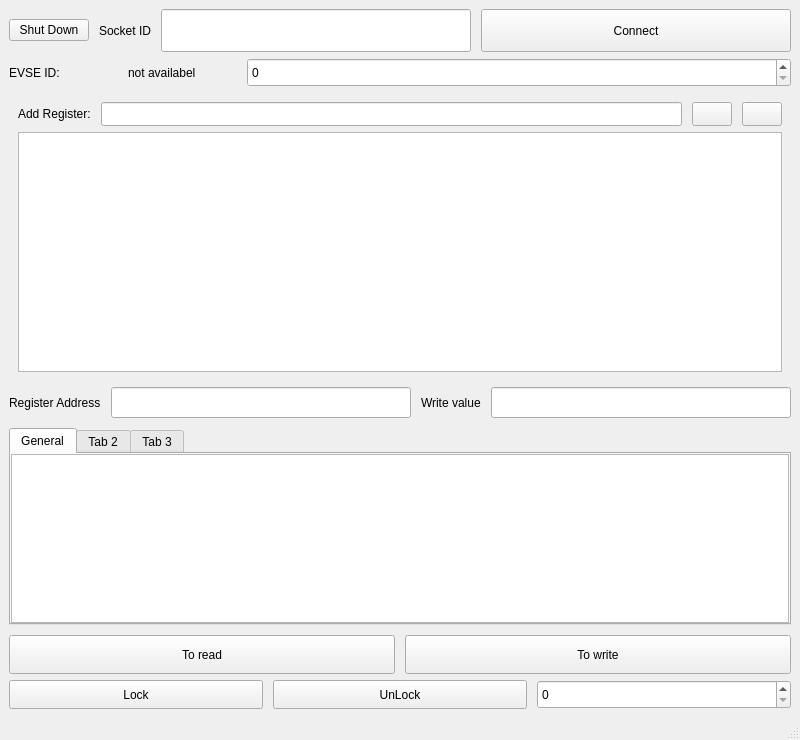
<?xml version="1.0" encoding="UTF-8"?>
<ui version="4.0">
 <class>MainWindow</class>
 <widget class="QMainWindow" name="MainWindow">
  <property name="geometry">
   <rect>
    <x>0</x>
    <y>0</y>
    <width>800</width>
    <height>740</height>
   </rect>
  </property>
  <property name="windowTitle">
   <string>MainWindow</string>
  </property>
  <widget class="QWidget" name="centralwidget">
   <property name="sizePolicy">
    <sizepolicy hsizetype="Expanding" vsizetype="Expanding">
     <horstretch>0</horstretch>
     <verstretch>0</verstretch>
    </sizepolicy>
   </property>
   <layout class="QVBoxLayout" name="verticalLayout_2">
    <item>
     <widget class="QWidget" name="widget_8" native="true">
      <property name="sizePolicy">
       <sizepolicy hsizetype="Expanding" vsizetype="Expanding">
        <horstretch>0</horstretch>
        <verstretch>15</verstretch>
       </sizepolicy>
      </property>
      <layout class="QHBoxLayout" name="horizontalLayout_5">
       <property name="spacing">
        <number>10</number>
       </property>
       <property name="leftMargin">
        <number>0</number>
       </property>
       <property name="topMargin">
        <number>0</number>
       </property>
       <property name="rightMargin">
        <number>0</number>
       </property>
       <property name="bottomMargin">
        <number>0</number>
       </property>
       <item>
        <widget class="QPushButton" name="pb_shutdown">
         <property name="text">
          <string>Shut Down</string>
         </property>
        </widget>
       </item>
       <item>
        <widget class="QLabel" name="label_4">
         <property name="text">
          <string>Socket ID</string>
         </property>
        </widget>
       </item>
       <item>
        <widget class="QLineEdit" name="le_socket_id">
         <property name="sizePolicy">
          <sizepolicy hsizetype="Expanding" vsizetype="Expanding">
           <horstretch>100</horstretch>
           <verstretch>0</verstretch>
          </sizepolicy>
         </property>
        </widget>
       </item>
       <item>
        <widget class="QPushButton" name="pb_connect">
         <property name="sizePolicy">
          <sizepolicy hsizetype="Expanding" vsizetype="Expanding">
           <horstretch>100</horstretch>
           <verstretch>0</verstretch>
          </sizepolicy>
         </property>
         <property name="cursor">
          <cursorShape>PointingHandCursor</cursorShape>
         </property>
         <property name="text">
          <string>Connect</string>
         </property>
        </widget>
       </item>
      </layout>
     </widget>
    </item>
    <item>
     <widget class="QWidget" name="widget" native="true">
      <property name="sizePolicy">
       <sizepolicy hsizetype="Expanding" vsizetype="Expanding">
        <horstretch>0</horstretch>
        <verstretch>10</verstretch>
       </sizepolicy>
      </property>
      <layout class="QHBoxLayout" name="horizontalLayout_3">
       <property name="spacing">
        <number>10</number>
       </property>
       <property name="leftMargin">
        <number>0</number>
       </property>
       <property name="topMargin">
        <number>0</number>
       </property>
       <property name="rightMargin">
        <number>0</number>
       </property>
       <property name="bottomMargin">
        <number>0</number>
       </property>
       <item>
        <widget class="QLabel" name="label">
         <property name="sizePolicy">
          <sizepolicy hsizetype="Expanding" vsizetype="Expanding">
           <horstretch>20</horstretch>
           <verstretch>0</verstretch>
          </sizepolicy>
         </property>
         <property name="text">
          <string>EVSE ID:</string>
         </property>
        </widget>
       </item>
       <item>
        <widget class="QLabel" name="lb_modbus_id_available">
         <property name="sizePolicy">
          <sizepolicy hsizetype="Expanding" vsizetype="Expanding">
           <horstretch>20</horstretch>
           <verstretch>0</verstretch>
          </sizepolicy>
         </property>
         <property name="text">
          <string>not availabel</string>
         </property>
        </widget>
       </item>
       <item>
        <widget class="QSpinBox" name="sp_modbus_id">
         <property name="sizePolicy">
          <sizepolicy hsizetype="Expanding" vsizetype="Expanding">
           <horstretch>100</horstretch>
           <verstretch>0</verstretch>
          </sizepolicy>
         </property>
        </widget>
       </item>
      </layout>
     </widget>
    </item>
    <item>
     <widget class="QWidget" name="widget_5" native="true">
      <property name="sizePolicy">
       <sizepolicy hsizetype="Expanding" vsizetype="Expanding">
        <horstretch>0</horstretch>
        <verstretch>100</verstretch>
       </sizepolicy>
      </property>
      <layout class="QVBoxLayout" name="verticalLayout_5">
       <item>
        <widget class="QWidget" name="widget_6" native="true">
         <property name="sizePolicy">
          <sizepolicy hsizetype="Expanding" vsizetype="Expanding">
           <horstretch>0</horstretch>
           <verstretch>10</verstretch>
          </sizepolicy>
         </property>
         <layout class="QHBoxLayout" name="horizontalLayout_4">
          <property name="spacing">
           <number>10</number>
          </property>
          <property name="leftMargin">
           <number>0</number>
          </property>
          <property name="topMargin">
           <number>0</number>
          </property>
          <property name="rightMargin">
           <number>0</number>
          </property>
          <property name="bottomMargin">
           <number>0</number>
          </property>
          <item>
           <widget class="QLabel" name="label_6">
            <property name="text">
             <string>Add Register:</string>
            </property>
           </widget>
          </item>
          <item>
           <widget class="QLineEdit" name="le_add_register">
            <property name="sizePolicy">
             <sizepolicy hsizetype="Expanding" vsizetype="Expanding">
              <horstretch>100</horstretch>
              <verstretch>0</verstretch>
             </sizepolicy>
            </property>
           </widget>
          </item>
          <item>
           <widget class="QPushButton" name="pb_add">
            <property name="sizePolicy">
             <sizepolicy hsizetype="Expanding" vsizetype="Expanding">
              <horstretch>0</horstretch>
              <verstretch>0</verstretch>
             </sizepolicy>
            </property>
            <property name="cursor">
             <cursorShape>PointingHandCursor</cursorShape>
            </property>
            <property name="text">
             <string/>
            </property>
           </widget>
          </item>
          <item>
           <widget class="QPushButton" name="pb_remove">
            <property name="sizePolicy">
             <sizepolicy hsizetype="Expanding" vsizetype="Expanding">
              <horstretch>0</horstretch>
              <verstretch>0</verstretch>
             </sizepolicy>
            </property>
            <property name="cursor">
             <cursorShape>PointingHandCursor</cursorShape>
            </property>
            <property name="text">
             <string/>
            </property>
           </widget>
          </item>
         </layout>
        </widget>
       </item>
       <item>
        <widget class="QTableWidget" name="tableWidget_all_register">
         <property name="sizePolicy">
          <sizepolicy hsizetype="Expanding" vsizetype="Expanding">
           <horstretch>0</horstretch>
           <verstretch>100</verstretch>
          </sizepolicy>
         </property>
        </widget>
       </item>
      </layout>
     </widget>
    </item>
    <item>
     <widget class="QWidget" name="widget_2" native="true">
      <property name="sizePolicy">
       <sizepolicy hsizetype="Expanding" vsizetype="Expanding">
        <horstretch>0</horstretch>
        <verstretch>100</verstretch>
       </sizepolicy>
      </property>
      <layout class="QVBoxLayout" name="verticalLayout">
       <property name="spacing">
        <number>10</number>
       </property>
       <property name="leftMargin">
        <number>0</number>
       </property>
       <property name="topMargin">
        <number>0</number>
       </property>
       <property name="rightMargin">
        <number>0</number>
       </property>
       <property name="bottomMargin">
        <number>0</number>
       </property>
       <item>
        <widget class="QWidget" name="widget_3" native="true">
         <property name="sizePolicy">
          <sizepolicy hsizetype="Expanding" vsizetype="Expanding">
           <horstretch>0</horstretch>
           <verstretch>16</verstretch>
          </sizepolicy>
         </property>
         <layout class="QHBoxLayout" name="horizontalLayout">
          <property name="spacing">
           <number>10</number>
          </property>
          <property name="leftMargin">
           <number>0</number>
          </property>
          <property name="topMargin">
           <number>0</number>
          </property>
          <property name="rightMargin">
           <number>0</number>
          </property>
          <property name="bottomMargin">
           <number>0</number>
          </property>
          <item>
           <widget class="QLabel" name="label_2">
            <property name="sizePolicy">
             <sizepolicy hsizetype="Expanding" vsizetype="Expanding">
              <horstretch>0</horstretch>
              <verstretch>0</verstretch>
             </sizepolicy>
            </property>
            <property name="text">
             <string>Register Address</string>
            </property>
           </widget>
          </item>
          <item>
           <widget class="QLineEdit" name="le_register_address">
            <property name="sizePolicy">
             <sizepolicy hsizetype="Expanding" vsizetype="Expanding">
              <horstretch>100</horstretch>
              <verstretch>0</verstretch>
             </sizepolicy>
            </property>
           </widget>
          </item>
          <item>
           <widget class="QLabel" name="label_3">
            <property name="sizePolicy">
             <sizepolicy hsizetype="Expanding" vsizetype="Expanding">
              <horstretch>0</horstretch>
              <verstretch>0</verstretch>
             </sizepolicy>
            </property>
            <property name="text">
             <string>Write value</string>
            </property>
           </widget>
          </item>
          <item>
           <widget class="QLineEdit" name="le_write_value">
            <property name="sizePolicy">
             <sizepolicy hsizetype="Expanding" vsizetype="Expanding">
              <horstretch>100</horstretch>
              <verstretch>0</verstretch>
             </sizepolicy>
            </property>
           </widget>
          </item>
         </layout>
        </widget>
       </item>
       <item>
        <widget class="QTabWidget" name="tabWidget">
         <property name="sizePolicy">
          <sizepolicy hsizetype="Expanding" vsizetype="Expanding">
           <horstretch>0</horstretch>
           <verstretch>100</verstretch>
          </sizepolicy>
         </property>
         <property name="currentIndex">
          <number>0</number>
         </property>
         <widget class="QWidget" name="page_General">
          <property name="sizePolicy">
           <sizepolicy hsizetype="Expanding" vsizetype="Expanding">
            <horstretch>0</horstretch>
            <verstretch>0</verstretch>
           </sizepolicy>
          </property>
          <attribute name="title">
           <string>General</string>
          </attribute>
          <layout class="QVBoxLayout" name="verticalLayout_3">
           <property name="spacing">
            <number>10</number>
           </property>
           <property name="leftMargin">
            <number>0</number>
           </property>
           <property name="topMargin">
            <number>0</number>
           </property>
           <property name="rightMargin">
            <number>0</number>
           </property>
           <property name="bottomMargin">
            <number>0</number>
           </property>
           <item>
            <widget class="QTextBrowser" name="tb_all_data_info">
             <property name="sizePolicy">
              <sizepolicy hsizetype="Expanding" vsizetype="Expanding">
               <horstretch>0</horstretch>
               <verstretch>0</verstretch>
              </sizepolicy>
             </property>
            </widget>
           </item>
          </layout>
         </widget>
         <widget class="QWidget" name="tab_3">
          <attribute name="title">
           <string>Tab 2</string>
          </attribute>
         </widget>
         <widget class="QWidget" name="tab_2">
          <property name="sizePolicy">
           <sizepolicy hsizetype="Expanding" vsizetype="Expanding">
            <horstretch>0</horstretch>
            <verstretch>0</verstretch>
           </sizepolicy>
          </property>
          <attribute name="title">
           <string>Tab 3</string>
          </attribute>
         </widget>
        </widget>
       </item>
       <item>
        <widget class="QWidget" name="widget_4" native="true">
         <property name="sizePolicy">
          <sizepolicy hsizetype="Expanding" vsizetype="Expanding">
           <horstretch>0</horstretch>
           <verstretch>20</verstretch>
          </sizepolicy>
         </property>
         <layout class="QHBoxLayout" name="horizontalLayout_2">
          <property name="spacing">
           <number>10</number>
          </property>
          <property name="leftMargin">
           <number>0</number>
          </property>
          <property name="topMargin">
           <number>0</number>
          </property>
          <property name="rightMargin">
           <number>0</number>
          </property>
          <property name="bottomMargin">
           <number>0</number>
          </property>
          <item>
           <widget class="QPushButton" name="pb_read">
            <property name="sizePolicy">
             <sizepolicy hsizetype="Expanding" vsizetype="Expanding">
              <horstretch>0</horstretch>
              <verstretch>0</verstretch>
             </sizepolicy>
            </property>
            <property name="cursor">
             <cursorShape>PointingHandCursor</cursorShape>
            </property>
            <property name="text">
             <string>To read</string>
            </property>
           </widget>
          </item>
          <item>
           <widget class="QPushButton" name="pb_write">
            <property name="sizePolicy">
             <sizepolicy hsizetype="Expanding" vsizetype="Expanding">
              <horstretch>0</horstretch>
              <verstretch>0</verstretch>
             </sizepolicy>
            </property>
            <property name="cursor">
             <cursorShape>PointingHandCursor</cursorShape>
            </property>
            <property name="text">
             <string>To write</string>
            </property>
           </widget>
          </item>
         </layout>
        </widget>
       </item>
      </layout>
     </widget>
    </item>
    <item>
     <widget class="QWidget" name="widget_7" native="true">
      <property name="sizePolicy">
       <sizepolicy hsizetype="Expanding" vsizetype="Expanding">
        <horstretch>0</horstretch>
        <verstretch>10</verstretch>
       </sizepolicy>
      </property>
      <layout class="QHBoxLayout" name="horizontalLayout_6">
       <property name="spacing">
        <number>10</number>
       </property>
       <property name="leftMargin">
        <number>0</number>
       </property>
       <property name="topMargin">
        <number>0</number>
       </property>
       <property name="rightMargin">
        <number>0</number>
       </property>
       <property name="bottomMargin">
        <number>0</number>
       </property>
       <item>
        <widget class="QPushButton" name="pb_lock">
         <property name="sizePolicy">
          <sizepolicy hsizetype="Expanding" vsizetype="Expanding">
           <horstretch>0</horstretch>
           <verstretch>0</verstretch>
          </sizepolicy>
         </property>
         <property name="text">
          <string>Lock</string>
         </property>
        </widget>
       </item>
       <item>
        <widget class="QPushButton" name="pb_unlock">
         <property name="sizePolicy">
          <sizepolicy hsizetype="Expanding" vsizetype="Expanding">
           <horstretch>0</horstretch>
           <verstretch>0</verstretch>
          </sizepolicy>
         </property>
         <property name="text">
          <string>UnLock</string>
         </property>
        </widget>
       </item>
       <item>
        <widget class="QSpinBox" name="sp_motor_time">
         <property name="sizePolicy">
          <sizepolicy hsizetype="Expanding" vsizetype="Expanding">
           <horstretch>0</horstretch>
           <verstretch>0</verstretch>
          </sizepolicy>
         </property>
        </widget>
       </item>
      </layout>
     </widget>
    </item>
   </layout>
  </widget>
  <widget class="QMenuBar" name="menubar">
   <property name="geometry">
    <rect>
     <x>0</x>
     <y>0</y>
     <width>800</width>
     <height>23</height>
    </rect>
   </property>
  </widget>
  <widget class="QStatusBar" name="statusbar"/>
 </widget>
 <resources/>
 <connections/>
</ui>
